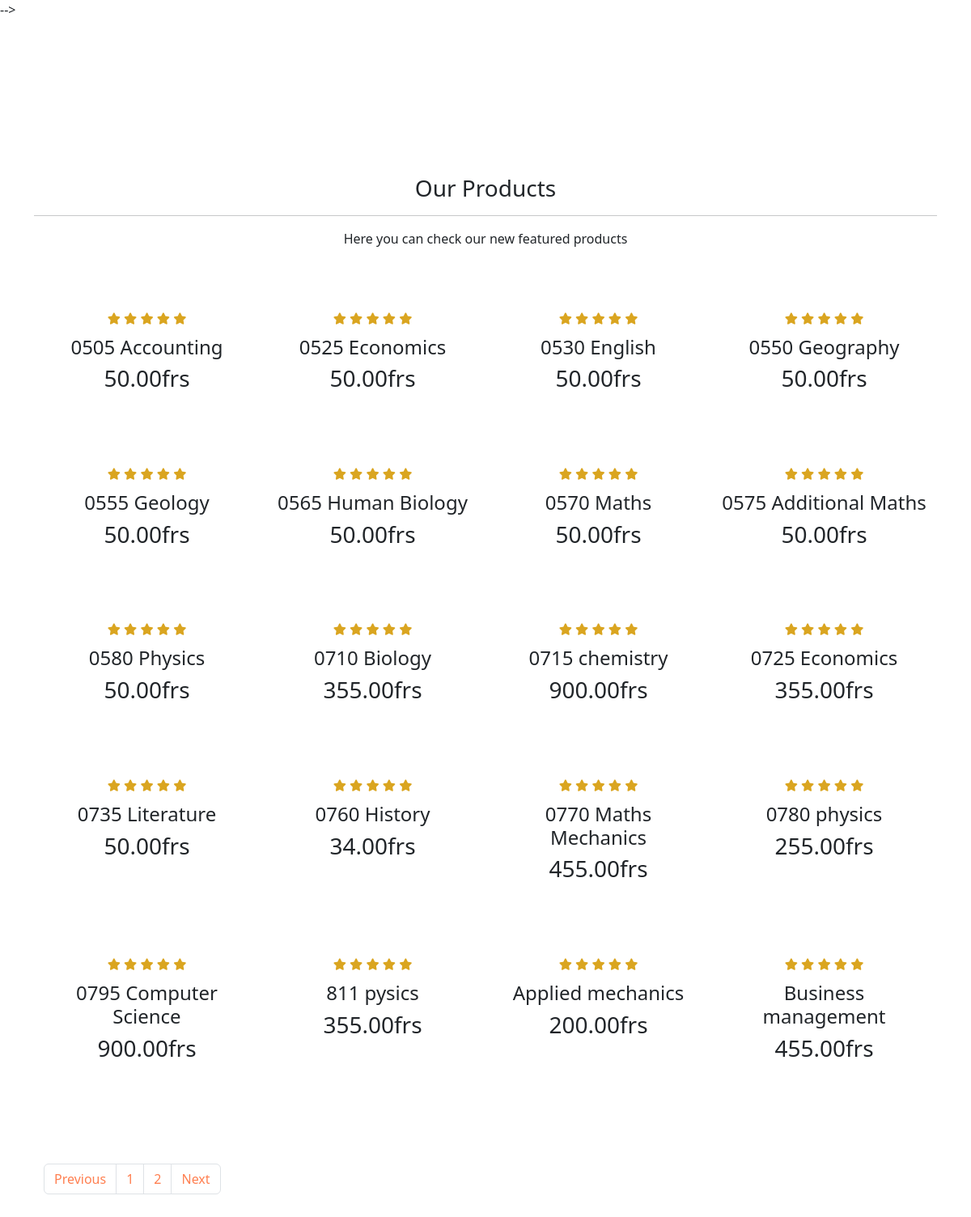
The page /shop.php on the database its author committed.
### tables this page shows
CREATE TABLE `products` (
  `product_id` int(11) NOT NULL,
  `product_name` varchar(100) NOT NULL,
  `product_category` varchar(100) NOT NULL,
  `product_description` varchar(255) NOT NULL,
  `product_price` decimal(6,2) NOT NULL,
  `product_special_offer` int(2) NOT NULL,
  `product_color` varchar(100) NOT NULL
);

### shop.php (the view, shortened to what this page needs)
<?php
include('server/connection.php');
?>
<?php
    if(isset($_GET['page_no']) && $_GET['page_no'] != ""){
      $page_no = $_GET['page_no'];
    }else{
      $page_no = 1;
    }
    $stmt1 = $conn->prepare("SELECT COUNT(*) as total_records FROM products");
    $stmt1->execute();
    $stmt1->bind_result($total_records);
    $total_records_per_page = 20;
    $offset = ($page_no-1) * $total_records_per_page;
    $total_no_of_pages = ceil($total_records/$total_records_per_page);
    $stmt2 = $conn->prepare("SELECT * from products ORDER BY product_name LIMIT $offset,$total_records_per_page");
    $stmt2->execute();
    $products = $stmt2->get_result();
?>
<!DOCTYPE html>
<html lang="en">
<head>
    <link rel="stylesheet" href="style.css">
    <link href="https://cdn.jsdelivr.net/npm/bootstrap@5.3.3/dist/css/bootstrap.min.css" rel="stylesheet">
     <link rel="stylesheet" href="https://cdnjs.cloudflare.com/ajax/libs/font-awesome/6.2.0/css/all.min.css">
     <link rel="stylesheet" href="https://cdn.lineicons.com/4.0/lineicons.css" />
</head>
<body>
      <form action="shop.php" method="POST"> -->
<section id="features" class="my-5 py-5">
    <div class="container mt-5 py-5">
      <h3 class="text-center">Our Products</h3>
      <hr>
      <p class="text-center">Here you can check our new featured products</p>
    </div>
    <div class="row mx-auto container">
    <?php while($row = $products->fetch_assoc()){ ?>
      <div onclick="window.location.href='single_product.html';" class="product text-center col-lg-3 col-d-4 col-sm-12">
        <div class="star">
          <i class="fas fa-star"></i>
          <i class="fas fa-star"></i>
          <i class="fas fa-star"></i>
          <i class="fas fa-star"></i>
          <i class="fas fa-star"></i>
        </div>
        <h4 class="p-name"><?php echo $row['product_name']; ?></h4>
        <h3 class="p-price"><?php echo $row['product_price']; ?>frs</h3>
      </div>
       <?php } ?>
          <nav aria-label="Page navigation example" class="mx-auto">
            <ul class="pagination mt-5 mx-auto">
                <li class="page-item <?php if($page_no <= 1){ echo 'disable';} ?>">
                  <a href="<?php if($page_no <= 1){ echo '#';}else{ echo "?page_no=".($page_no-1);} ?>" class="page-link">Previous</a>
                </li>
                <li class="page-item"><a href="?page_no=1" class="page-link">1</a></li>
                <li class="page-item"><a href="?page_no=2" class="page-link">2</a></li>
                <li class="page-item <?php if($page_no >= $total_no_of_pages){ echo 'disable';}?>">
                  <a href="<?php if($page_no >= $total_no_of_pages){ echo '#';}else{ echo "?page_no=".($page_no+1); }?>" class="page-link">Next</a>
                </li>
            </ul>
          </nav>
    </div>
  </section>

### style.css (style rules this page uses)
* { margin: 0; padding: 0; box-sizing: border-box; scroll-behavior: smooth; }
html { scroll-behavior: smooth; }
h3 { font-size: 2.5rem; font-weight: 600; }
h4 { font-size: 1.5rem; font-weight: 600; }
.product { cursor: pointer; margin-bottom: 2rem; }
.star { padding: 10px 0; }
.star i { font-size: 0.9rem; color: goldenrod; }

### shop.php (style rules this page uses)
.pagination a { color: coral; }

### rows shown on the page
products: product_name "0505 Accounting", product_price "50.00"
products: product_name "0525 Economics", product_price "50.00"
products: product_name "0530 English", product_price "50.00"
products: product_name "0550 Geography", product_price "50.00"
products: product_name "0555 Geology", product_price "50.00"
products: product_name "0565 Human Biology", product_price "50.00"
products: product_name "0570 Maths", product_price "50.00"
products: product_name "0575 Additional Maths", product_price "50.00"
products: product_name "0580 Physics", product_price "50.00"
products: product_name "0710 Biology", product_price "355.00"
products: product_name "0715 chemistry", product_price "900.00"
products: product_name "0725 Economics", product_price "355.00"
products: product_name "0735 Literature", product_price "50.00"
products: product_name "0760 History", product_price "34.00"
products: product_name "0770 Maths Mechanics", product_price "455.00"
products: product_name "0780 physics", product_price "255.00"
products: product_name "0795 Computer Science", product_price "900.00"
products: product_name "811 pysics", product_price "355.00"
products: product_name "Applied mechanics", product_price "200.00"
products: product_name "Business management", product_price "455.00"
